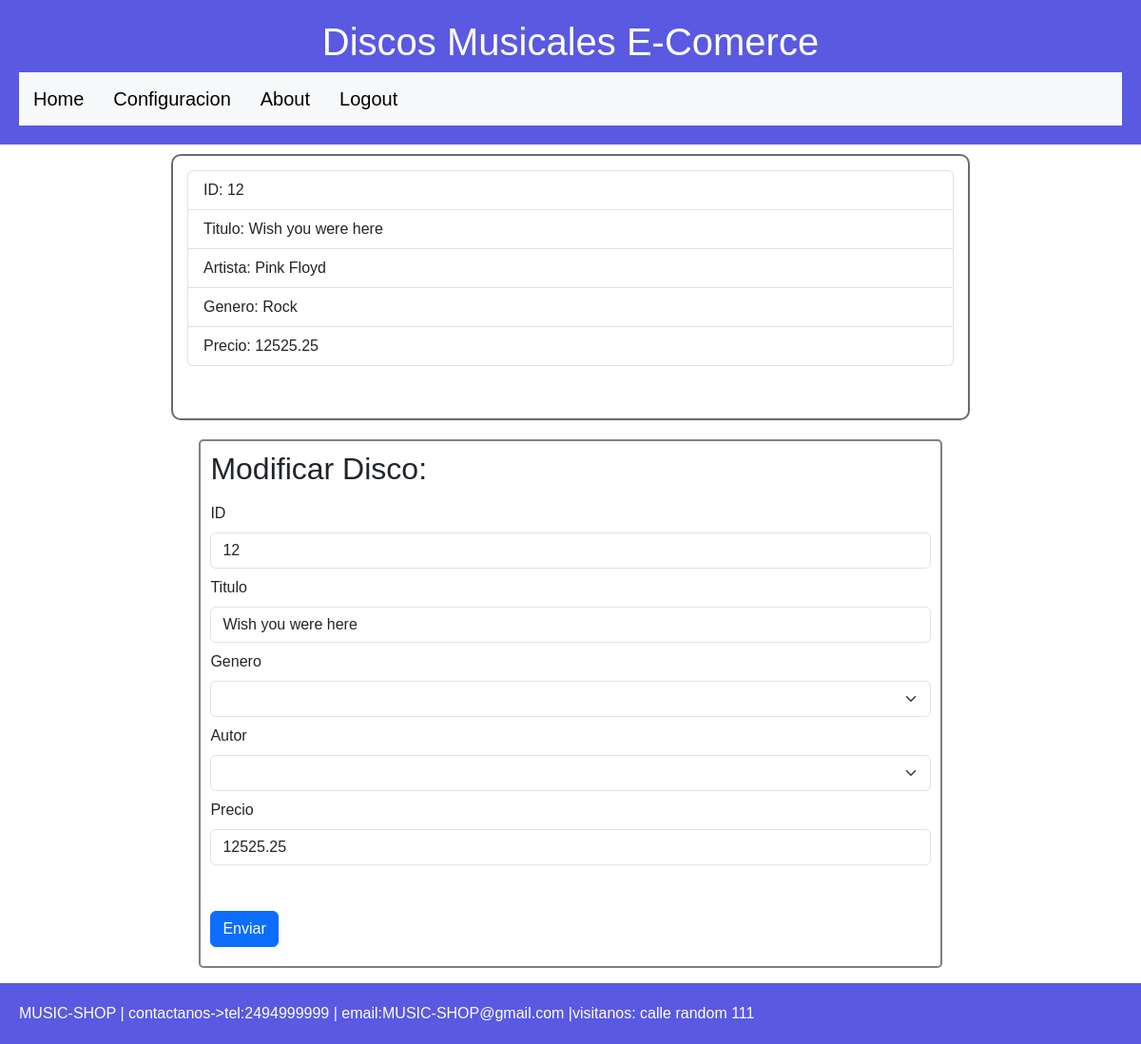
Page /modificar/12 (signed in) on the earlier database version.
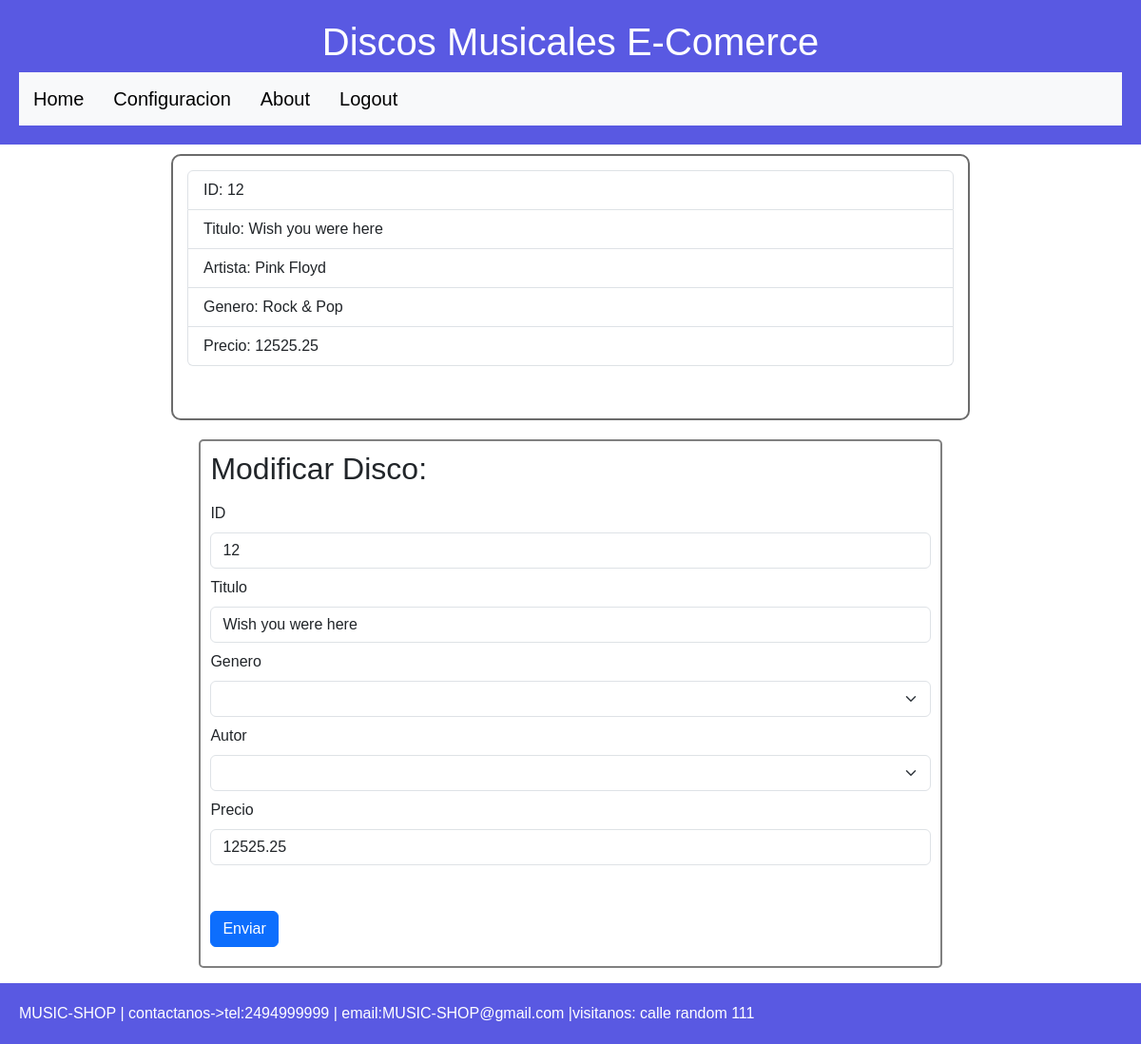
Same page on the later database version.
### tables this page shows
CREATE TABLE `discos` (
  `id` int(10) NOT NULL,
  `autor_id` int(10) NOT NULL,
  `genero_id` int(10) NOT NULL,
  `titulo` varchar(150) NOT NULL,
  `precio` double NOT NULL
);

CREATE TABLE `genero` (
  `id` int(10) NOT NULL,
  `categoria` varchar(250) NOT NULL
);

CREATE TABLE `autor` (
  `id` int(10) NOT NULL,
  `nombre` varchar(250) NOT NULL
);

### app/controllers/discos.controller.php (called while the page is built, shortened)
<?php
require_once './app/models/discos.model.php';
require_once './app/views/discos.view.php';
class DiscosController{
    private $model;
    private $view;
    public function __construct(){
        $this->model = new discosModel();
        $this->view = new discosView();
    }
    public function modificarDisco($id){
        $disco = $this->model->modificarDisco($id);
        $this->view->modificarDisco($disco);
    }
}
?>

### app/models/discos.model.php (called while the page is built, shortened)
<?php
class discosModel{
    private $db;
    public function __construct(){
        $this->db = new PDO("mysql:host=".MYSQL_HOST.";dbname=".MYSQL_DB.";charset=utf8",MYSQL_USER,MYSQL_PASS);
        $this->deploy();
    }
    public function modificarDisco($id){
        $query = $this->db->prepare('SELECT discos.id, autor.nombre, genero.categoria, discos.titulo, discos.precio FROM discos INNER JOIN autor ON discos.autor_id = autor.id INNER JOIN genero ON discos.genero_id = genero.id  WHERE discos.id = ?');
        $query->execute([$id]);
        $disco = $query->fetch(PDO::FETCH_OBJ);
        return $disco;
    }
    function deploy() {
        $query = $this->db->query('SHOW TABLES');
        $tables = $query->fetchAll();
    }
}
?>

### app/models/generos.model.php (called while the page is built, shortened)
<?php
class GenerosModel{
    private $db;
    public function __construct(){
        $this->db = new PDO("mysql:host=".MYSQL_HOST.";dbname=".MYSQL_DB.";charset=utf8",MYSQL_USER,MYSQL_PASS);
    }
    public function getCategorias(){
        $query = $this->db->prepare('SELECT * FROM genero');
        $query->execute();
        $generos = $query->fetchAll(PDO::FETCH_OBJ);
        return $generos;
    }
}

### app/models/autores.model.php (called while the page is built, shortened)
<?php
class AutoresModel{
    private $db;
    public function __construct(){
        $this->db = new PDO("mysql:host=".MYSQL_HOST.";dbname=".MYSQL_DB.";charset=utf8",MYSQL_USER,MYSQL_PASS);
    }
    public function getAutores(){
        $query = $this->db->prepare('SELECT * FROM autor');
        $query->execute();
        $autor = $query->fetchAll(PDO::FETCH_OBJ);
        return $autor;
    }
}

### app/views/discos.view.php (the view, shortened to what this page needs)
<?php
class discosView{
        ?>
        </div><?php
    public function modificarDisco($disco){
        require_once 'templates/header.phtml';
        ?>
        <div class="verDisco">
            <ul class="list-group">
                <li class="list-group-item">
                    ID: <?= $disco->id ?>
                </li>
                <li class="list-group-item">
                    Titulo: <?= $disco->titulo ?>
                </li>
                <li class="list-group-item">
                    Artista: <?= $disco->nombre ?>
                </li>
                <li class="list-group-item">
                    Genero: <?= $disco->categoria ?>
                </li>
                <li class="list-group-item mb-3">
                    Precio: <?= $disco->precio?>
                </li>
            </ul>
        </div>
        <div class="container">
            <form class="mb-3 formulario" action="update" method="POST">
                <h2>Modificar Disco:</h2>
                <label class="form-label  mt-2"> ID </label>
                <input class="form-control" type="number" name="id" value="<?= $disco->id ?>">
                <label class="form-label  mt-2">Titulo</label>
                <input class="form-control" required type="text" name="titulo" value="<?= $disco->titulo ?>">
                <?php
                $model = new GenerosModel();
                $generos=$model->getCategorias();
                ?>
                <label class="form-label mt-2">Genero</label>
                <select name="genero" class="form-select">
                    <option  value="" selected></option>
                    <?php foreach ($generos as $genero) { ?>
                    <option value=<?= $genero->id?>><?= $genero->categoria?></option>;<?php
                    }?>
                </select>
                <?php
                $model = new AutoresModel();
                $autores=$model->getAutores();
                ?>
                <label class="form-label mt-2">Autor</label>
                <select name="autor" class="form-select">
                    <option  value="" selected></option>
                    <?php foreach ($autores as $autor) { ?>
                    <option value=<?= $autor->id?>><?=$autor->nombre?></option>;<?php
                    }?>
                </select>
                <label class="form-label  mt-2">Precio</label>
                <input class="form-control" required type="float" name="precio" value="<?= $disco->precio ?>">
                <button type="submit" class="btn btn-primary boton mt-5" >Enviar</button>
            </form>
        </div>
        <?php
        require_once 'templates/footer.phtml';
    }
}
?>

Differences in the rows shown:
changed through a linked row, discos "Wish you were here": genero.categoria "Rock" → "Rock & Pop"
